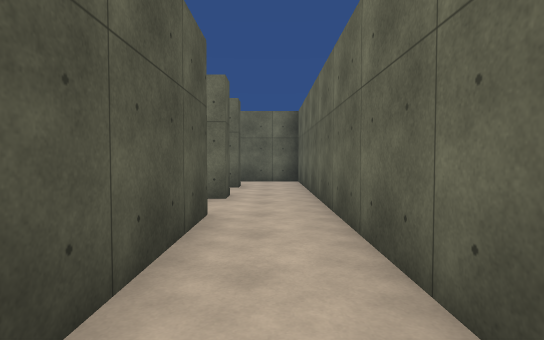
View 1 (above)

24 first-person views from a walk through a Unity game level. The camera is 1.3 m above the floor, tilts 2° down and sees 80° across. The floor is counted in squares, 2 m on a side. Each view is taken from the middle of a square. On the plan, view 1 faces up. The plan holds only what a view shows up to about 10 squares ahead; the rest is blank. The player character is not drawn. Surface patterns are stand-ins for the level's own textures.

View 2
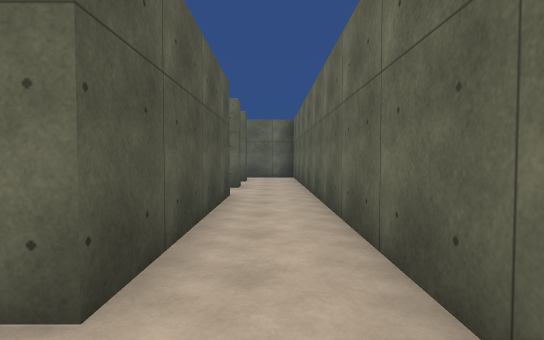

View 3
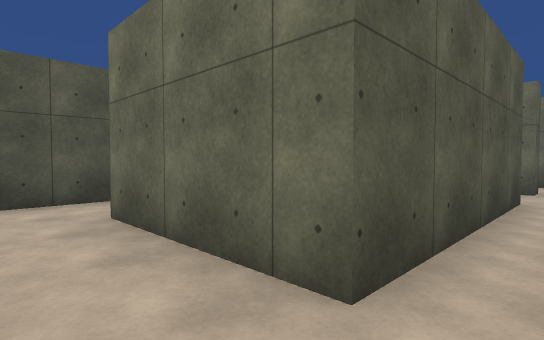

View 4
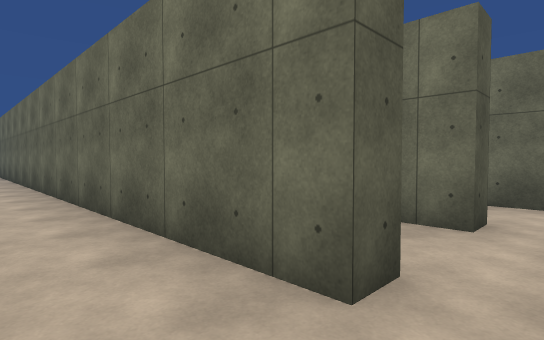

View 5
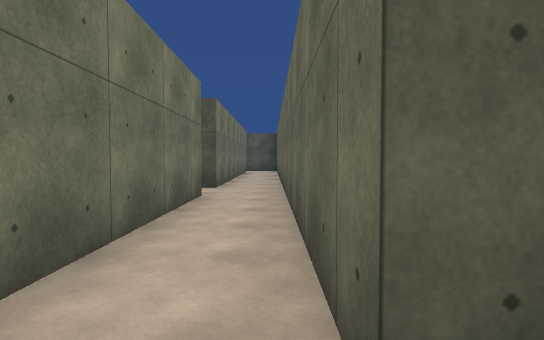

View 6
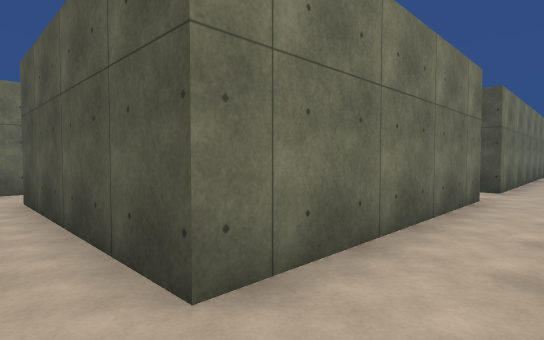

View 7
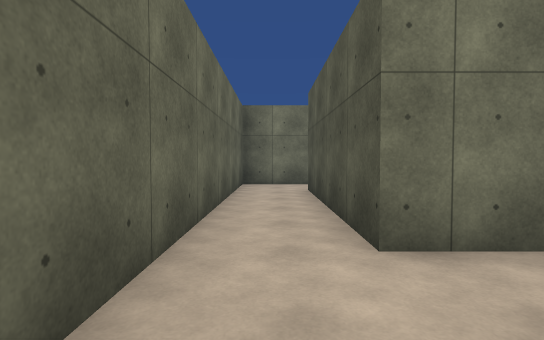

View 8
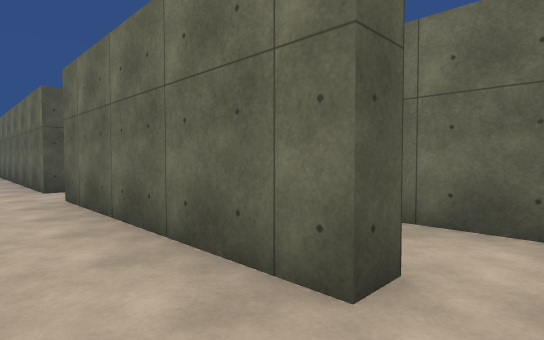

View 9
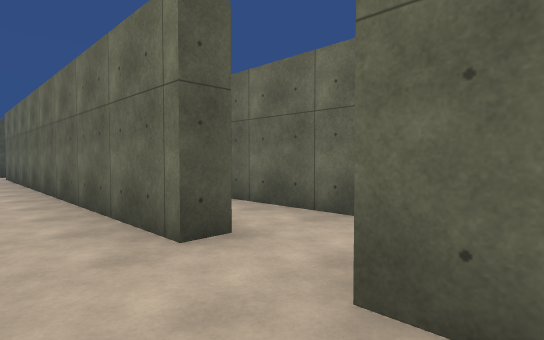

View 10
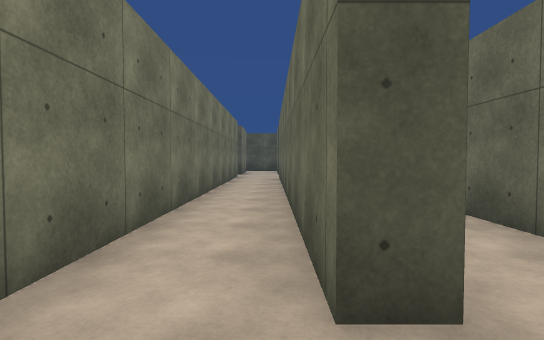

View 11
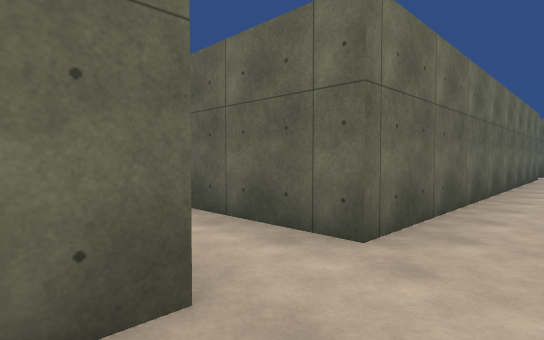

View 12
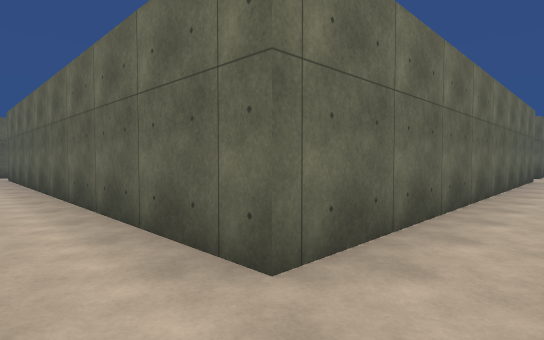

View 13
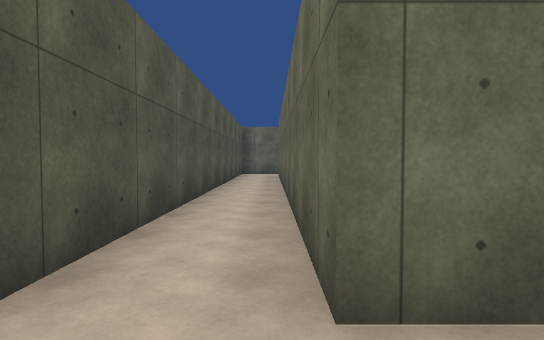

View 14
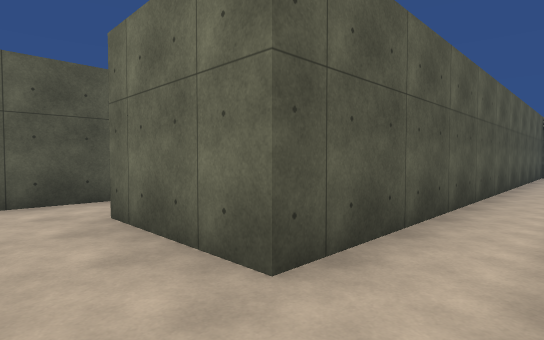

View 15
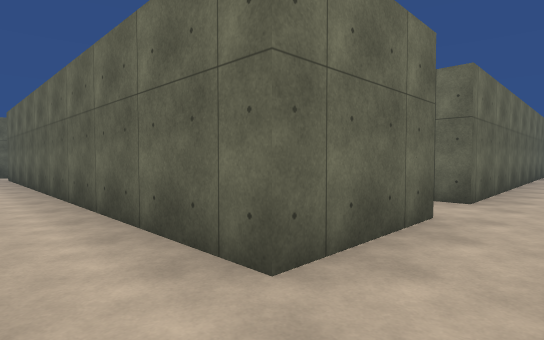

View 16
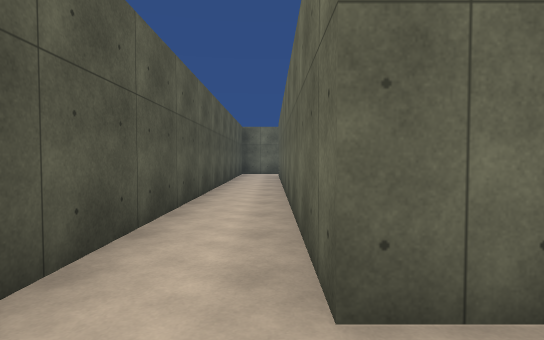

View 17
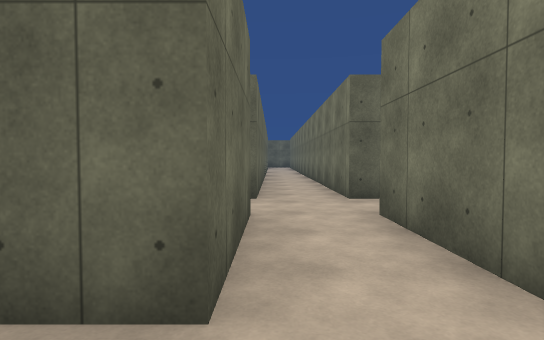

View 18
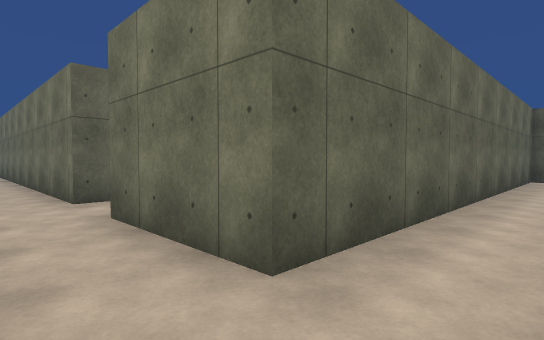

View 19
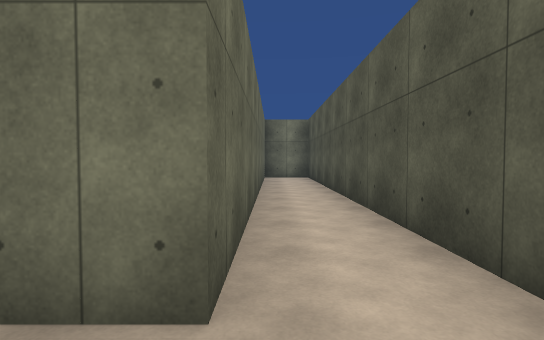

View 20
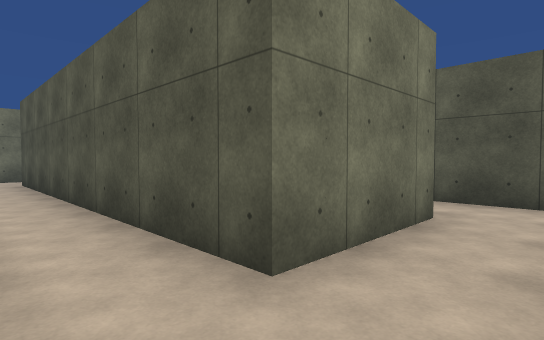

View 21
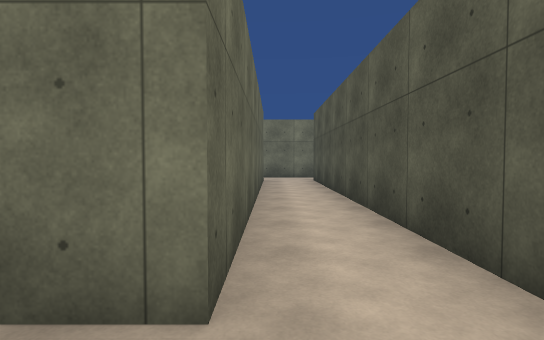

View 22
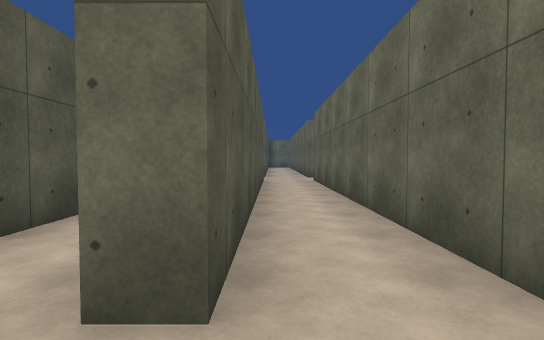

View 23
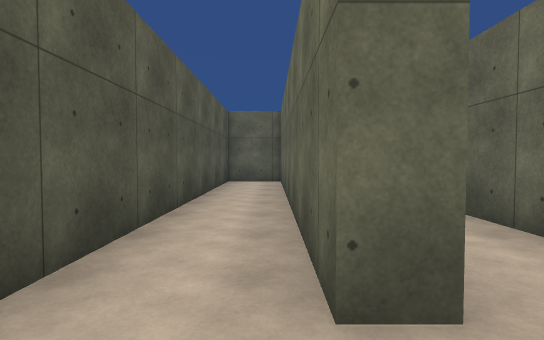

View 24
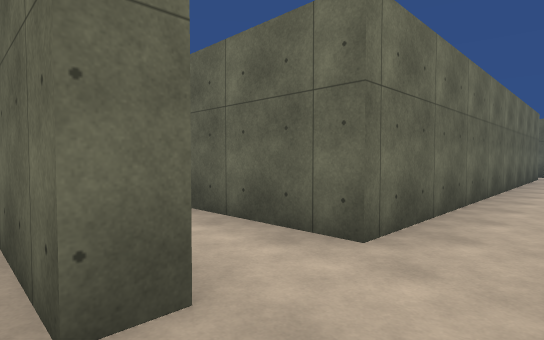

### Floor plan
Points are (right, up) in squares from view 1. A wall is a line through its corners. A room is listed if a view was taken in it or the views show most of it. See-through windows are left out.
Room 1 (views 1, 2, 3)
walls: (-1, -2.2) (0.8, -2.2) (0.8, 3.5); (-0.7, 3.8) (-0.7, -0.7) (-3.8, -0.7)
ways out: opening at (0, 3) to room 2; opening at (-3, -2)
Room 2 (views 4, 5, 6)
walls: (-0.7, 5.3) (-5.4, 5.3); (0.8, 3.5) (0.8, 5.5); (-5.9, 3.8) (-0.7, 3.8)
ways out: opening at (0, 3) to room 1; opening at (0, 5) to room 3; opening at (-5, 4) to room 7
Room 3 (views 7, 8, 9, 10, 11, 12, 13, 14, 20, 21)
walls: (-17.7, 5.7) (-7.4, 5.7); (-7.2, 7.2) (-17.7, 7.2) (-17.7, 18.2); (-21.8, 5.7) (-19.2, 5.7); (-0.7, 5.9) (-0.7, 5.3); (-0.7, 7.2) (-5.8, 7.2); (0.8, 5.5) (0.8, 7.5); (-19.2, 19) (-19.2, 7.2) (-21.8, 7.2)
ways out: opening at (0, 5) to room 2; opening at (-22, 6) to room 4; opening at (-18, 5) to room 6; opening at (0, 7) to room 8; opening at (-6.5, 7)
Room 4 (views 15, 16, 17, 18, 19)
walls: (-21.8, 7.2) (-21.8, 18.2); (-23.2, 16) (-23.2, -2.9); (-21.8, -4.2) (-21.8, 5.7)
ways out: opening at (-22, 6) to room 3
Room 5 (views 22, 23, 24)
walls: (-19.2, -2.8) (-19.7, -2.8) (-19.7, 4.9); (-19.5, -4.2) (-18.9, -4.2); (-19.8, 5.3) (-21.2, 5.3) (-21.2, -2.6)
ways out: opening at (-19, -3.5) to room 6
Room 6 (no view inside)
walls: (-17.7, -2.8) (-17.7, 5.7); (-19.2, 5.7) (-19.2, -2.8)
ways out: opening at (-18, 5) to room 3; opening at (-19, -3.5) to room 5; opening at (-17, -4)
Room 7 (no view inside)
walls: (-13, 3.8) (-7.2, 3.8); (-5.4, 5.3) (-12.9, 5.3)
ways out: opening at (-5, 4) to room 2
Room 8 (no view inside)
walls: (-0.7, 7.9) (-0.7, 7.2); (0.8, 7.5) (0.8, 9); (0.9, 9.3) (-1.5, 9.3)
ways out: opening at (0, 7) to room 3; opening at (-1, 8)

Where each view was taken, in squares from view 1:
view 1: 0 up, 0 right, facing up
view 2: 2 down, 0 right, facing up
view 3: 2 down, 0 right, facing up-left
view 4: 4 up, 0 right, facing up-left
view 5: 5 up, 0 right, facing left
view 6: 5 up, 0 right, facing down-left
view 7: 6 up, 0 right, facing down
view 8: 6 up, 0 right, facing up-left
view 9: 6 up, 5 left, facing up-left
view 10: 7 up, 6 left, facing left
view 11: 6 up, 20 left, facing up-right
view 12: 6 up, 19 left, facing up-right
view 13: 6 up, 18 left, facing up
view 14: 6 up, 18 left, facing up-left
view 15: 6 up, 23 left, facing up-right
view 16: 6 up, 22 left, facing up
view 17: 7 up, 23 left, facing right
view 18: 7 up, 23 left, facing down-right
view 19: 7 up, 22 left, facing down
view 20: 7 up, 18 left, facing down-left
view 21: 7 up, 18 left, facing down
view 22: 4 down, 19 left, facing up
view 23: 4 down, 20 left, facing up
view 24: 4 down, 20 left, facing up-right
